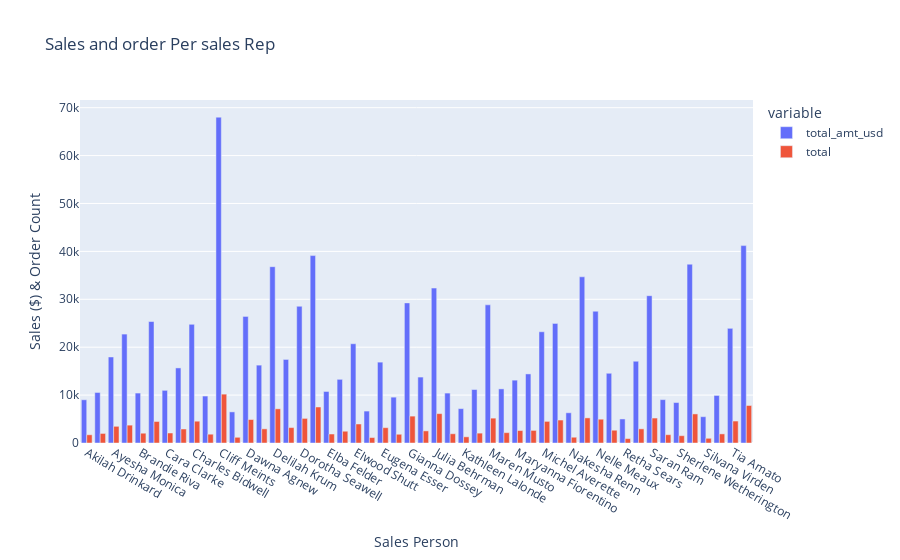

The notebook cell saved with this chart:
### Code cell
fig = px.bar(sales_rep_comp, x='rep_name', y=['total_amt_usd', 'total'], title='Sales and order Per sales Rep', barmode='group')
fig.update_layout(xaxis_title='Sales Person', yaxis_title=' Sales ($) & Order Count')
fig.show()

### Figure 1 — Plotly figure (JSON) as saved in the notebook; plotly's stock layout.template omitted (floating-point values rounded to 4 significant figures)
{"data": [{"alignmentgroup": "True", "hovertemplate": "variable=total_amt_usd<br>rep_name=%{x}<br>value=%{y}<extra></extra>", "legendgroup": "total_amt_usd", "marker": {"color": "#636efa", "pattern": {"shape": ""}}, "name": "total_amt_usd", "offsetgroup": "total_amt_usd", "orientation": "v", "showlegend": true, "textposition": "auto", "type": "bar", "x": ["Akilah Drinkard", "Arica Stoltzfus", "Ayesha Monica", "Babette Soukup", "Brandie Riva", "Calvin Ollison", "Cara Clarke", "Carletta Kosinski", "Charles Bidwell", "Chau Rowles", "Cliff Meints", "Cordell Rieder", "Dawna Agnew", "Debroah Wardle", "Delilah Krum", "Derrick Boggess", "Dorotha Seawell", "Earlie Schleusner", "Elba Felder", "Elna Condello", "Elwood Shutt", "Ernestine Pickron", "Eugena Esser", "Georgianna Chisholm", "Gianna Dossey", "Hilma Busick", "Julia Behrman", "Julie Starr", "Kathleen Lalonde", "Lavera Oles", "Maren Musto", "Marquetta Laycock", "Maryanna Fiorentino", "Micha Woodford", "Michel Averette", "Moon Torian", "Nakesha Renn", "Necole Victory", "Nelle Meaux", "Renetta Carew", "Retha Sears", "Samuel Racine", "Saran Ram", "Shawanda Selke", "Sherlene Wetherington", "Sibyl Lauria", "Silvana Virden", "Soraya Fulton", "Tia Amato", "Vernita Plump"], "xaxis": "x", "y": [9025.0, 10550.0, 17960.0, 22740.0, 10420.0, 25360.0, 11000.0, 15670.0, 24780.0, 9803.0, 68020.0, 6494.0, 26420.0, 16260.0, 36810.0, 17450.0, 28540.0, 39120.0, 10760.0, 13290.0, 20720.0, 6665.0, 16880.0, 9571.0, 29251, 13760.0, 32340.0, 10420.0, 7173.0, 11160.0, 28840.0, 11300.0, 13120.0, 14420.0, 23220.0, 24960.0, 6308.0, 34690.0, 27510.0, 14560.0, 5019.0, 17070.0, 30750.0, 9055.0, 8446.0, 37330.0, 5493.0, 9927.0, 23940.0, 41200.0], "yaxis": "y"}, {"alignmentgroup": "True", "hovertemplate": "variable=total<br>rep_name=%{x}<br>value=%{y}<extra></extra>", "legendgroup": "total", "marker": {"color": "#EF553B", "pattern": {"shape": ""}}, "name": "total", "offsetgroup": "total", "orientation": "v", "showlegend": true, "textposition": "auto", "type": "bar", "x": ["Akilah Drinkard", "Arica Stoltzfus", "Ayesha Monica", "Babette Soukup", "Brandie Riva", "Calvin Ollison", "Cara Clarke", "Carletta Kosinski", "Charles Bidwell", "Chau Rowles", "Cliff Meints", "Cordell Rieder", "Dawna Agnew", "Debroah Wardle", "Delilah Krum", "Derrick Boggess", "Dorotha Seawell", "Earlie Schleusner", "Elba Felder", "Elna Condello", "Elwood Shutt", "Ernestine Pickron", "Eugena Esser", "Georgianna Chisholm", "Gianna Dossey", "Hilma Busick", "Julia Behrman", "Julie Starr", "Kathleen Lalonde", "Lavera Oles", "Maren Musto", "Marquetta Laycock", "Maryanna Fiorentino", "Micha Woodford", "Michel Averette", "Moon Torian", "Nakesha Renn", "Necole Victory", "Nelle Meaux", "Renetta Carew", "Retha Sears", "Samuel Racine", "Saran Ram", "Shawanda Selke", "Sherlene Wetherington", "Sibyl Lauria", "Silvana Virden", "Soraya Fulton", "Tia Amato", "Vernita Plump"], "xaxis": "x", "y": [1716, 1995, 3482, 3729, 2043, 4492, 2087, 2924, 4550, 1836, 10199, 1191, 4899, 2952, 7135, 3220, 5135, 7517, 1875, 2458, 3969, 1135, 3199, 1825, 5614, 2527, 6133, 1928, 1291, 2060, 5189, 2160, 2600, 2628, 4516, 4794, 1204, 5241, 4967, 2667, 920, 2951, 5209, 1733, 1523, 6069, 983, 1901, 4584, 7830], "yaxis": "y"}], "layout": {"autosize": true, "barmode": "group", "legend": {"title": {"text": "variable"}, "tracegroupgap": 0}, "title": {"text": "Sales and order Per sales Rep"}, "xaxis": {"anchor": "y", "autorange": true, "domain": [0, 1], "range": [-0.5, 49.5], "title": {"text": "Sales Person"}, "type": "category"}, "yaxis": {"anchor": "x", "autorange": true, "domain": [0, 1], "range": [0, 71600.0], "title": {"text": " Sales ($) & Order Count"}, "type": "linear"}}}
